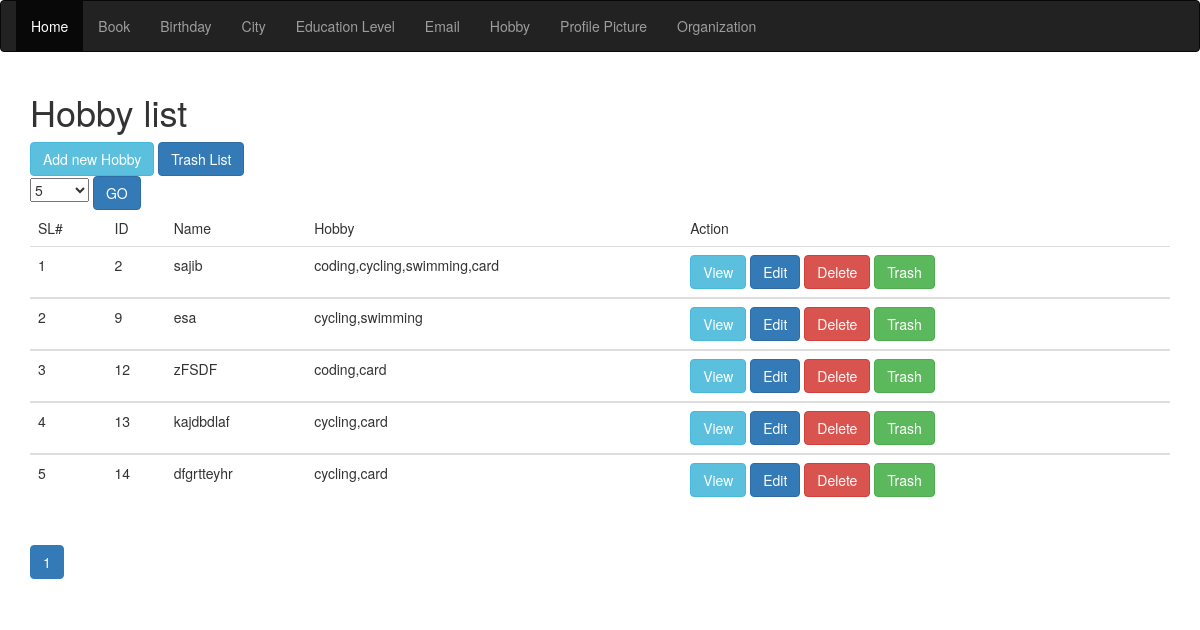
The page /views/SEIP129150/Hobby/index.php on the database its author committed.
### tables this page shows
CREATE TABLE `hobby` (
  `id` int(11) NOT NULL,
  `name` varchar(30) NOT NULL,
  `hobby` varchar(50) NOT NULL,
  `trash` time DEFAULT NULL
);

### src/BITM/SEIP129150/Hobby/Hobby.php (called while the page is built, shortened)
<?php
class Hobby{
    public  $conn;
    public  function __construct()
    {
        $this->conn = mysqli_connect("localhost", "root", "", "atomicprojectb21");
    }
    public  function  count()
    {
        $query="SELECT COUNT(*) AS totalItem FROM `hobby` WHERE `trash` IS NULL";
        $result=mysqli_query($this->conn,$query);
        $row= mysqli_fetch_assoc($result);
        return $row['totalItem'];
    }
    public function paginator($pageStartFrom=0,$Limit=5){
        $query="SELECT * FROM `hobby` WHERE `trash` IS NULL LIMIT ".$pageStartFrom.",".$Limit;
        $_allhobby= array();
        $result= mysqli_query($this->conn,$query);
        while($row= mysqli_fetch_assoc($result)){
            $_allhobby[]=$row;
        }
        return $_allhobby;
    }
}

### views/SEIP129150/Hobby/index.php (the view, shortened to what this page needs)
<?php
$hobby=new Hobby();
$totalIteam=$hobby->count();
$iteamPerPage=$_SESSION['iteamPerPage'];
$noOfPage=ceil($totalIteam/$iteamPerPage);
$pagination="";
if(array_key_exists('pageNumber',$_GET))
{
    $pageNo=$_GET['pageNumber'];
}
else $pageNo=1;
for($i=1;$i<=$noOfPage;$i++)
{
    $active=($pageNo==$i)? "active":"";
    $pagination.="<li class='$active'><a href='index.php?pageNumber=$i'>$i</a></li>";
}
$pageStartFrom=$iteamPerPage*($pageNo-1);
$alhobby=$hobby->paginator($pageStartFrom,$iteamPerPage);
?>
<!DOCTYPE html>
<html>
<head>
    <link rel="stylesheet" href="http://maxcdn.bootstrapcdn.com/bootstrap/3.3.6/css/bootstrap.min.css">
    <link rel="stylesheet" type="text/css" href="../../../resources/bootstrap/css/bootstrap.css">
</head >
<body>
<nav class="navbar navbar-inverse">
    <div class="container-fluid">
        <ul class="nav navbar-nav">
            <li class="active"><a href="../../../index.php">Home</a></li>
            <li><a href="../Book/index.php">Book</a></li>
            <li><a href="../Birthday/index.php">Birthday</a></li>
            <li><a href="../City/index.php">City</a></li>
            <li><a href="../Education_level/index.php">Education Level</a></li>
            <li><a href="../Email/index.php">Email</a></li>
            <li><a href="../Hobby/index.php">Hobby</a></li>
            <li><a href="../Profile_picture/index.php">Profile Picture</a></li>
            <li><a href="../Summary_of_organizations/index.php">Organization</a></li>
        </ul>
    </div>
</nav>
<div class="container">
    <h1>Hobby list</h1>
    <a href="create.php" class="btn btn-info" role="button">Add new Hobby</a>
    <a href="trashVeiw.php" class="btn btn-primary" role="button">Trash List</a>
    <br>
    <form action="index.php">
        <select name="iteamPerPage">
            <option <?php if($_SESSION['iteamPerPage']==5) echo "selected"?>>5</option>
        </select>
        <input type="submit" value="GO" class="btn btn-primary">
    </form>
    <div class="table-responsive">
        <table class="table">
            <thead>
            <tr>
                <td>
                    SL#
                </td>
                <td>
                    ID
                </td>
                <td>
                    Name
                </td>
                <td>
                    Hobby
                </td>
                <td>
                    Action
                </td>
            </tr>
            </thead>
            <tbody>
            <?php
            $sl=1;
            foreach ($alhobby as $hobby) {
            ?>
            <tr>
                <td><?php echo  $sl+$pageStartFrom?></td>
                <td> <?php echo $hobby['id']?></td>
                <td> <?php echo $hobby['name']?></td>
                <td> <?php echo $hobby['hobby']?></td>
                <td>
                    <a href="veiw.php?id=<?php echo $hobby['id']?>" class="btn btn-info" role="button">View</a>
                    <a href="edit.php?id=<?php echo $hobby['id']?>" class="btn btn-primary" role="button">Edit</a>
                    <a href="delete.php?id=<?php echo $hobby['id']?>" class="btn btn-danger" role="button">Delete</a>
                    <a href="trash.php?id=<?php echo $hobby['id']?>" class="btn btn-success" role="button">Trash</a>
                </td>
            </tr>
            </tbody>
            <?php $sl++; } ?>
        </table>
        <ul class="pagination">
            <?php echo $pagination;
            ?>
        </ul>
    </div>
</div>
</body>
</html>

### rows shown on the page
hobby: pageStartFrom "1", id "2", name "sajib", hobby "coding,cycling,swimming,card"
hobby: pageStartFrom "2", id "9", name "esa", hobby "cycling,swimming"
hobby: pageStartFrom "3", id "12", name "zFSDF", hobby "coding,card"
hobby: pageStartFrom "4", id "13", name "kajdbdlaf", hobby "cycling,card"
hobby: pageStartFrom "5", id "14", name "dfgrtteyhr", hobby "cycling,card"
